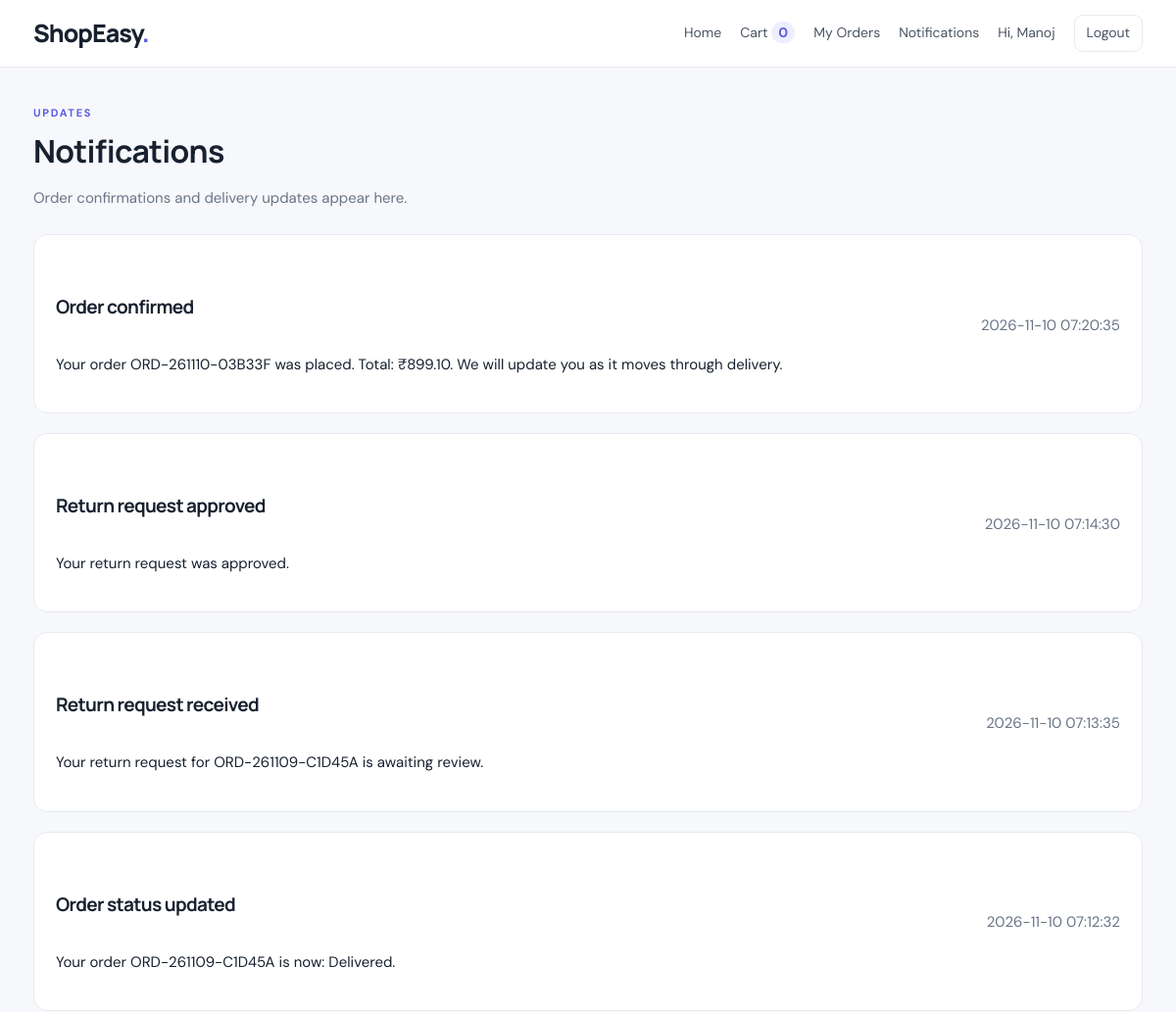
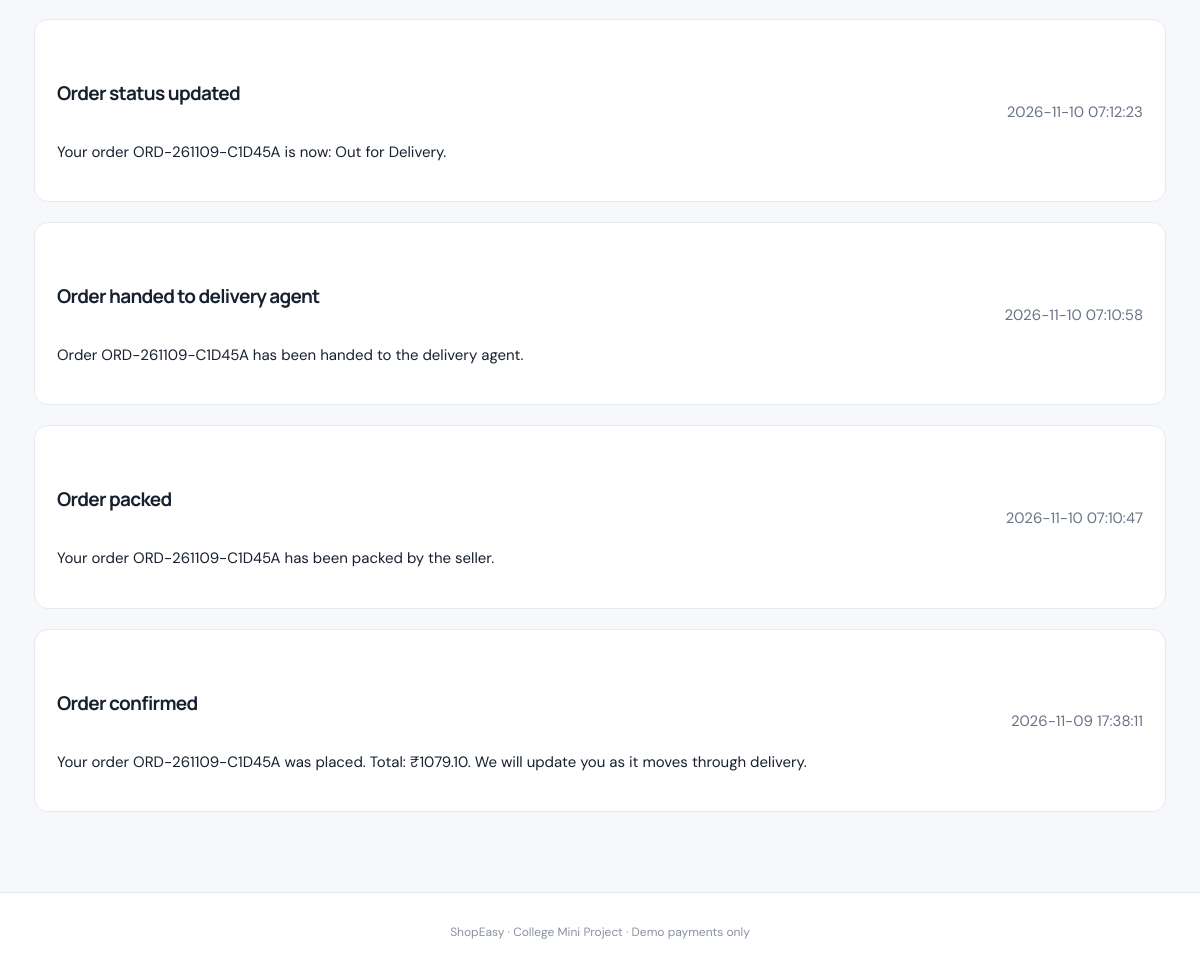
Page /notifications (signed in) on the committed database (2 pictures, top to bottom).
### tables this page shows
CREATE TABLE notifications(id INTEGER PRIMARY KEY AUTOINCREMENT, user_id INTEGER NOT NULL, title TEXT NOT NULL, message TEXT NOT NULL, created_at TEXT NOT NULL, is_read INTEGER NOT NULL DEFAULT 0, FOREIGN KEY(user_id) REFERENCES users(id));

### app.py (the view)
@app.route('/notifications')
@login_required
def notifications():
    conn=get_db(); rows=conn.execute('SELECT * FROM notifications WHERE user_id=? ORDER BY id DESC',(session['user_id'],)).fetchall(); conn.execute('UPDATE notifications SET is_read=1 WHERE user_id=?',(session['user_id'],)); conn.commit(); conn.close(); return render_template('notifications.html',notifications=rows)

### app.py (called while the page is built)
def csrf_token():
    if '_csrf' not in session:
        session['_csrf'] = secrets.token_urlsafe(32)
    return session['_csrf']

@app.context_processor
def inject_globals():
    return {'cart_count': sum(int(q) for q in session.get('cart', {}).values()), 'csrf_token': csrf_token,
            'return_window_days': RETURN_WINDOW_DAYS, 'razorpay_key_id': os.environ.get('RAZORPAY_KEY_ID')}

@app.before_request
def protect_post_requests():
    if request.method == 'POST':
        supplied = request.form.get('_csrf_token', '') or request.headers.get('X-CSRF-Token', '')
        expected = session.get('_csrf', '')
        if not supplied or not expected or not hmac.compare_digest(supplied, expected):
            abort(400, description='Security token missing or expired. Refresh the page and try again.')

def get_db():
    conn = sqlite3.connect(DB_PATH, timeout=15)
    conn.row_factory = sqlite3.Row
    conn.execute('PRAGMA foreign_keys=ON')
    return conn

def login_required(fn):
    @wraps(fn)
    def wrapper(*a, **kw):
        if 'user_id' not in session:
            flash('Please log in to continue.', 'warning'); return redirect(url_for('login'))
        return fn(*a, **kw)
    return wrapper

### templates/notifications.html
{% extends "base.html" %}{% block title %}Notifications | ShopEasy{% endblock %}{% block content %}<div class="page-heading"><p class="eyebrow">UPDATES</p><h1>Notifications</h1><p class="muted">Order confirmations and delivery updates appear here.</p></div>{% for n in notifications %}<section class="panel admin-section"><div class="section-head"><h2>{{ n.title }}</h2><span class="muted small">{{ n.created_at }}</span></div><p>{{ n.message }}</p></section>{% else %}<div class="empty-state"><h2>No notifications yet</h2><p>Updates about your orders will appear here.</p></div>{% endfor %}{% endblock %}

### static/style.css (style rules this page uses)
:root { --ink:#17212f;--muted:#697586;--line:#e6eaf0;--bg:#f7f8fb;--primary:#5b5ce2;--primary-dark:#4647c6;--red:#c24141 }
* { box-sizing:border-box }
body { margin:0;background:var(--bg);color:var(--ink);font:15px/1.55 'DM Sans',Arial,sans-serif }
.eyebrow { font-size:11px;letter-spacing:1.7px;font-weight:700;color:var(--primary);margin:0 0 8px }
.section-head { display:flex;justify-content:space-between;align-items:end;margin:38px 0 17px }
.section-head h2,.page-heading h1 { font:700 28px Manrope,sans-serif;letter-spacing:-.7px;margin:0 }
.muted { color:var(--muted) }
.page-heading { margin:10px 0 25px }
.page-heading h1 { font-size:32px;margin-bottom:5px }
.panel,.summary-card { background:white;border:1px solid var(--line);border-radius:14px;padding:22px }
.summary-card h2,.panel h2 { font:700 19px Manrope,sans-serif;margin:0 0 16px }
.admin-section { margin-bottom:20px }
.admin-section h2 { margin-bottom:18px }

### rows in the picture
notifications: title "Order confirmed", created_at "2026-11-10 07:20:35", message "Your order ORD-261110-03B33F was placed. Total: ₹899.10. We will update you as it moves through delivery."
notifications: title "Return request approved", created_at "2026-11-10 07:14:30", message "Your return request was approved."
notifications: title "Return request received", created_at "2026-11-10 07:13:35", message "Your return request for ORD-261109-C1D45A is awaiting review."
notifications: title "Order status updated", created_at "2026-11-10 07:12:32", message "Your order ORD-261109-C1D45A is now: Delivered."
notifications: title "Order status updated", created_at "2026-11-10 07:12:23", message "Your order ORD-261109-C1D45A is now: Out for Delivery."
notifications: title "Order handed to delivery agent", created_at "2026-11-10 07:10:58", message "Order ORD-261109-C1D45A has been handed to the delivery agent."
notifications: title "Order packed", created_at "2026-11-10 07:10:47", message "Your order ORD-261109-C1D45A has been packed by the seller."
notifications: title "Order confirmed", created_at "2026-11-09 17:38:11", message "Your order ORD-261109-C1D45A was placed. Total: ₹1079.10. We will update you as it moves through delivery."

### other values in the picture
{{ cart_count }} "0"
{{ session.get('name') }} "Manoj"
